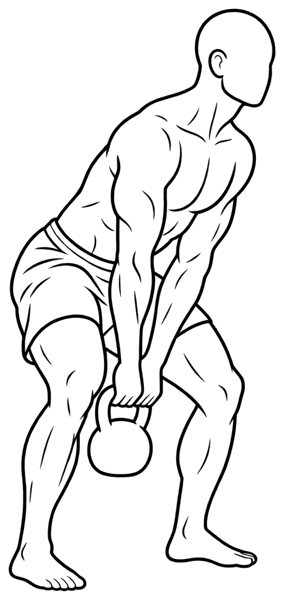
#> input picture data/images/photos/2_handed_kettlebell_swing-1.png, 284 x 600 px
$ python -i add_drawings.py   (imports and definitions only)
#> lines starting #> are read from the running program, lines starting #| are printed output that depends on the picture
#!/usr/bin/env python3
"""
R-137 — añade dibujos propios / generados con IA desde
data/images/photos/inbox/<id>-<n>.png a data/images/photos/ con el mismo
tratamiento que los de Everkinetic: fondo transparente (alfa = oscuridad),
recorte, PNG gris+alfa. En credits.json quedan como "generado con IA" para
que la app lo diga (regla de oro: nada inventado se presenta como real).
Después actualiza solo: mapa de la app, docs/fotos/STATUS.md (lista de
pendientes) y los prompts que quedan (PROMPTS-DIBUJOS.md / .json).
"""
import json, os, re, shutil, subprocess, sys
from PIL import Image
ROOT = os.path.dirname(os.path.dirname(os.path.abspath(__file__)))
INBOX = os.path.join(ROOT, 'data/images/photos/inbox')
DST = os.path.join(ROOT, 'data/images/photos')
CRED = os.path.join(DST, 'credits.json')
# [2 lines not run here, left out]
def clean(src, out):
#> called with out = 'out.png'
    im = Image.open(src).convert('RGBA')
#> im is the input picture: PIL image 284x600 RGBA; mean R, G, B, A 0, 0, 0, 20.4
    bg = Image.new('RGBA', im.size, (255, 255, 255, 255)); bg.alpha_composite(im)
#> after `bg = Image.new('RGBA', im.size, (255, 255, 255, 255))`: bg: PIL image 284x600 RGBA; every value is 255
    a = bg.convert('L').point(lambda v: 255 - v)
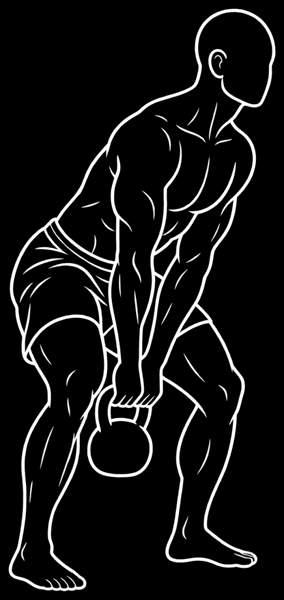
#> a: PIL image 284x600 L; min 0, max 255, mean 20.4
    bbox = a.point(lambda v: 255 if v > 24 else 0).getbbox()
#> bbox = (8, 8, 276, 592)
    if bbox:
        pad = 12; w, h = im.size
#> after `w, h = im.size`: w = 284; h = 600
        a = a.crop((max(0, bbox[0]-pad), max(0, bbox[1]-pad), min(w, bbox[2]+pad), min(h, bbox[3]+pad)))
    a.thumbnail((600, 600))
    a = a.point(lambda v: 0 if v < 16 else min(255, (v // 16) * 17))
    Image.merge('LA', (Image.new('L', a.size, 0), a)).save(out, optimize=True)
n = 0
# [18 lines not run here, left out]

>>> result = clean('../data/images/photos/2_handed_kettlebell_swing-1.png', 'out.png')

$ run again, on data/images/photos/bench_press-3.png
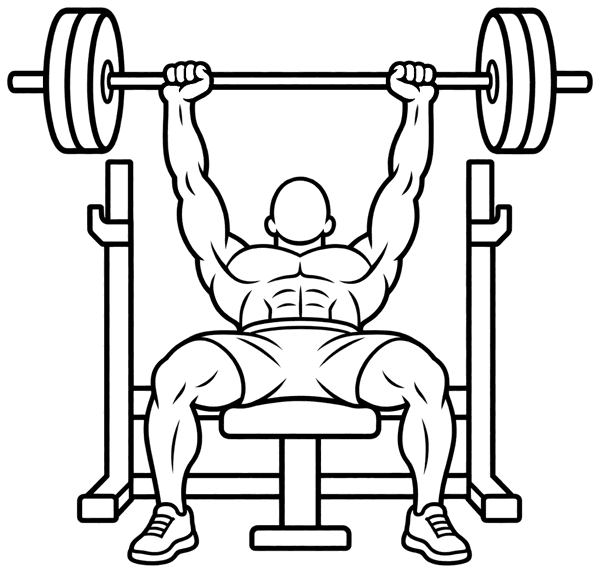
#> input picture data/images/photos/bench_press-3.png, 600 x 573 px
#> in clean, im is the input picture: PIL image 600x573 RGBA; mean R, G, B, A 0, 0, 0, 34.7
#> bg: PIL image 600x573 RGBA; every value is 255
#> in clean, `a = bg.convert('L').point(lambda v: 255 - v)`:
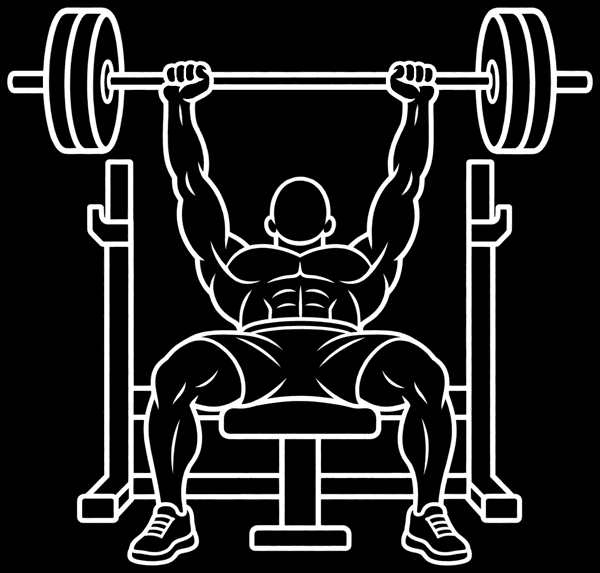
#> a: PIL image 600x573 L; min 0, max 255, mean 34.7
#> bbox = (7, 7, 593, 566)

$ run again, on data/images/photos/bent_over_rowing_reverse-1.png
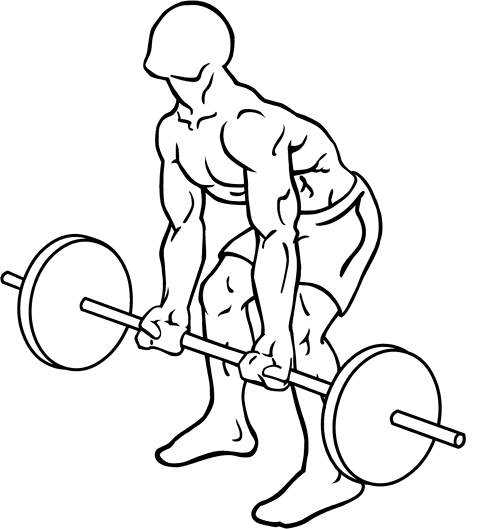
#> input picture data/images/photos/bent_over_rowing_reverse-1.png, 478 x 529 px
#> in clean, im is the input picture: PIL image 478x529 RGBA; mean R, G, B, A 0, 0, 0, 18.8
#> bg: PIL image 478x529 RGBA; every value is 255
#> in clean, `a = bg.convert('L').point(lambda v: 255 - v)`:
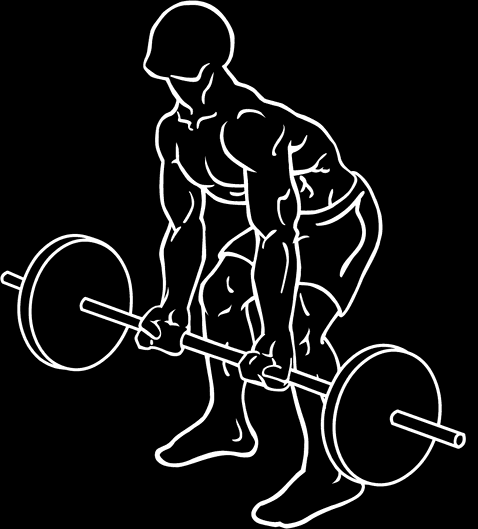
#> a: PIL image 478x529 L; min 0, max 255, mean 18.8
#> bbox = (0, 0, 466, 529)

$ run again, on data/images/photos/bentover_dumbbell_rows-3.png
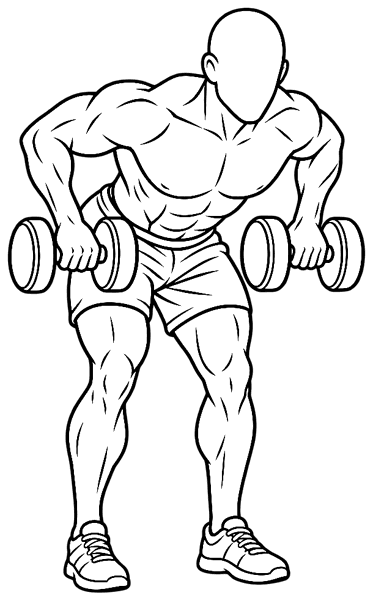
#> input picture data/images/photos/bentover_dumbbell_rows-3.png, 373 x 600 px
#> in clean, im is the input picture: PIL image 373x600 RGBA; mean R, G, B, A 0, 0, 0, 23.6
#> bg: PIL image 373x600 RGBA; every value is 255
#> in clean, `a = bg.convert('L').point(lambda v: 255 - v)`:
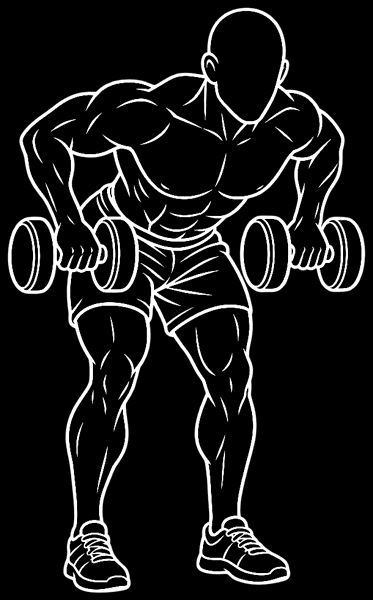
#> a: PIL image 373x600 L; min 0, max 255, mean 23.6
#> bbox = (7, 7, 366, 593)
